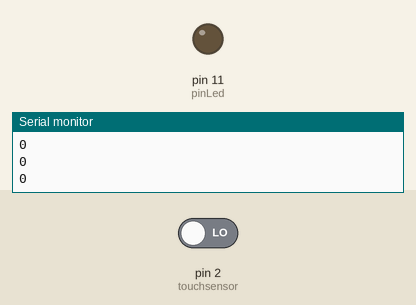
Bench run of a sketch on a simulated Arduino Uno, built with avr-gcc and run on an emulated ATmega328P. Shown: output pins drawn as LEDs (lit = HIGH), the last lines printed to the serial monitor. Inputs (shaded band) come from the test bench; at power-on: pin 2 (touchsensor) LOW.

Above: at 1.2 s.
1.3 s: pin 2 (touchsensor) driven HIGH
At 2.4 s:
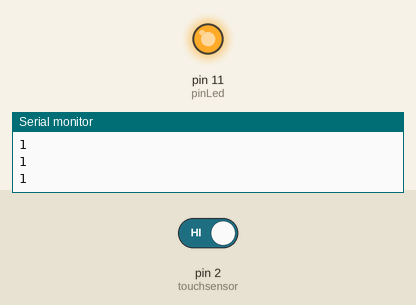
2.8 s: pin 2 (touchsensor) driven LOW
At 3.5 s:
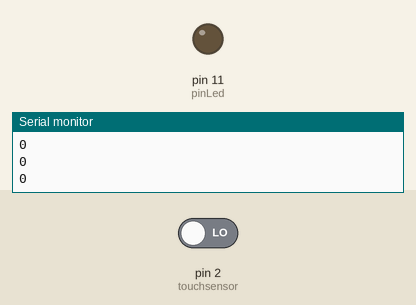
Timing chart, 0 to 5.8 s (numbered marks = the images above; inputs shaded):
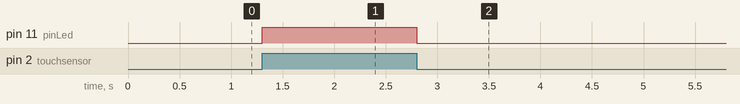

Measured:
- after the input at 1.3 s, pin 11 (pinLed): LOW → HIGH at once
- after the input at 2.8 s, pin 11 (pinLed): HIGH → LOW at once

The sketch:

touchsenor_led.ino
```cpp
int touchsensor = 2;
int pinLed = 11;
int val = 0;

void setup() {
  // put your setup code here, to run once:
  Serial.begin(9600);
    pinMode(touchsensor,INPUT);
    pinMode(pinLed,OUTPUT);
}

void loop()

{
      val=digitalRead(touchsensor);

    Serial.println(val);
    delay(100);

  // put your main code here, to run repeatedly:
if(digitalRead(touchsensor) == HIGH)
{
  digitalWrite(pinLed,HIGH);
}
else
{
digitalWrite(pinLed,LOW);
}
}
```
